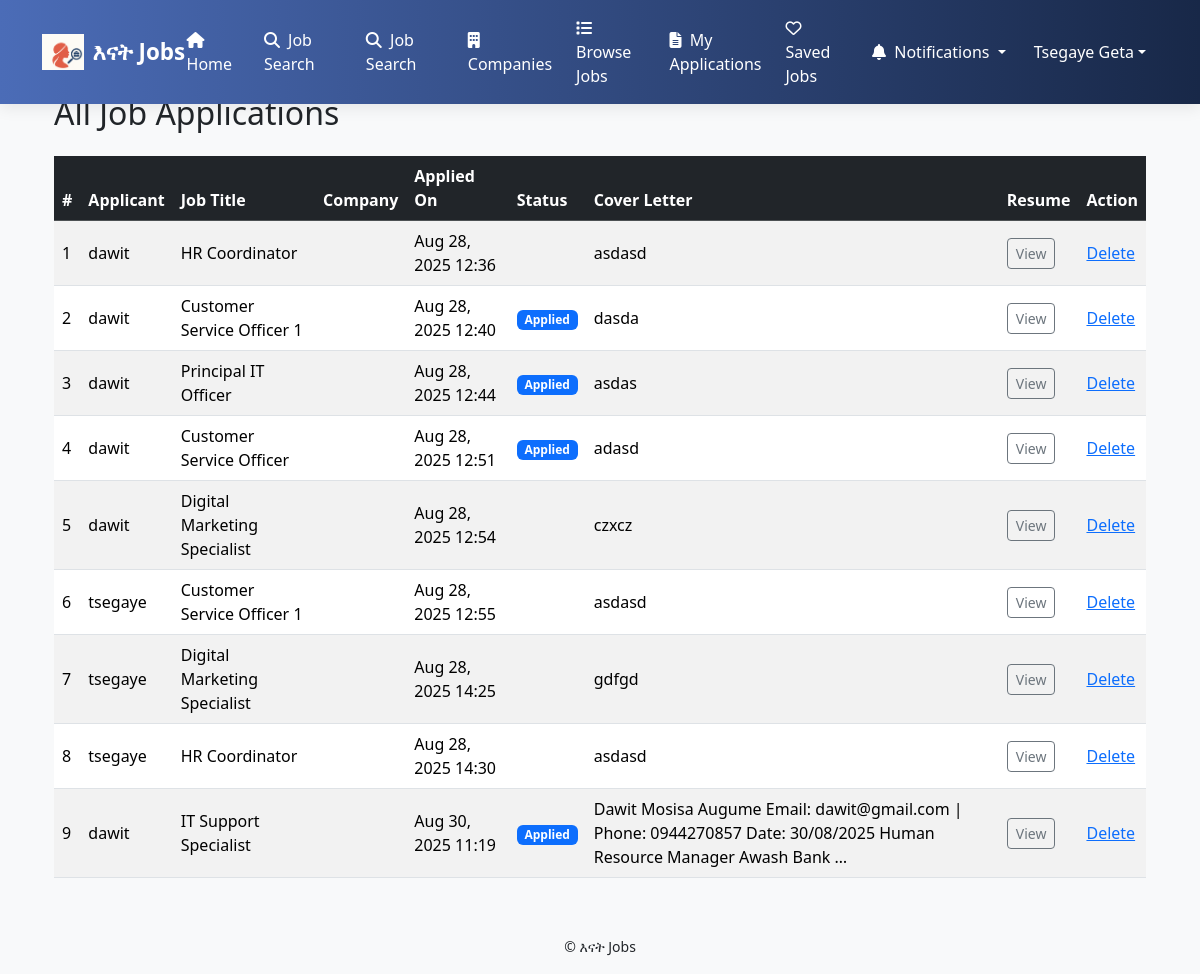
Page /job_applied_show_admin/ (signed in) on the earlier database version.
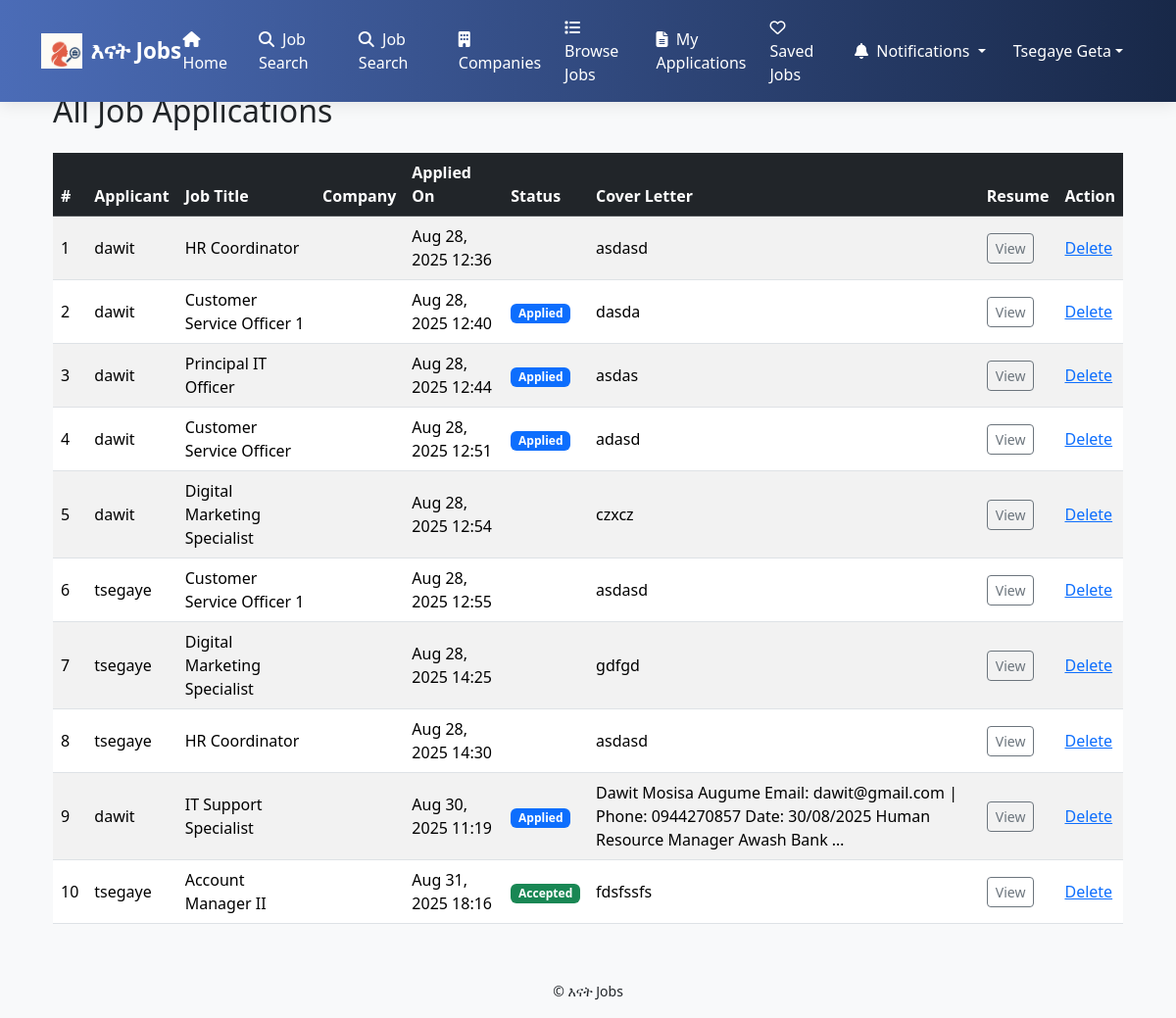
Same page on the later database version.
### job/models.py (models this page shows, shortened)
class JobApplication(models.Model):
    job = models.ForeignKey(Job, on_delete=models.CASCADE)
    applicant = models.ForeignKey(User, on_delete=models.CASCADE)
    applied_on = models.DateTimeField(auto_now_add=True)
    resume = models.FileField(upload_to='resumes/', blank=True, null=True)
    status = models.CharField(max_length=20, choices=[
        ('applied','Applied'),
        ('reviewed','Reviewed'),
        ('rejected','Rejected'),
        ('accepted','Accepted')
    ], default='applied')
    cover_letter = models.TextField(blank=True, null=True)
    class Meta:
        unique_together = ('job', 'applicant')

class User(AbstractUser):
    is_employer = models.BooleanField(default=False)
    is_job_seeker = models.BooleanField(default=False)
    phone_number = models.CharField(max_length=15, blank=True, null=True)
    groups = models.ManyToManyField(
        'auth.Group',
        related_name='job_user_groups',  # Add this
        blank=True,
        help_text='The groups this user belongs to.',
        verbose_name='groups'
    )
    user_permissions = models.ManyToManyField(
        'auth.Permission',
        related_name='job_user_permissions',  # Add this
        blank=True,
        help_text='Specific permissions for this user.',
        verbose_name='user permissions'
    )

class Job(models.Model):
    employer = models.ForeignKey(EmployerProfile, on_delete=models.CASCADE)
    title = models.CharField(max_length=255)
    description = models.TextField()
    category = models.ForeignKey(JobCategory, on_delete=models.SET_NULL, null=True)
    required_skills = models.ManyToManyField("Skill", blank=True)
    location = models.CharField(max_length=255)
    job_type = models.CharField(max_length=50, choices=[('full-time','Full-time'),('part-time','Part-time'),('internship','Internship')])
    salary_range = models.CharField(max_length=50, blank=True)
    posted_on = models.DateTimeField(auto_now_add=True)
    deadline = models.DateField()
    is_active = models.BooleanField(default=True)  # 👈 new field

### job/views.py (the view)
# urls.py: path('job_applied_show_admin/',views.job_applied_show_admin, name='job_applied_show_admin'),
def job_applied_show_admin(request):
    applications = JobApplication.objects.all().select_related('job', 'applicant')
    context = {
        'applications': applications
    }
    return render(request, 'job/job_applied_show_admin.html', context)

### job/context_processors.py (called while the page is built)
def notifications(request):
    if request.user.is_authenticated:
        all_notifications = request.user.notifications_received.order_by('-created_at')
        return {
            'notifications': all_notifications
        }
    return {}

def notification_count(request):
    if request.user.is_authenticated:
        count = Notification.objects.filter(recipient=request.user, is_read=False).count()
        return {'notifications_unread_count': count}
    return {'notifications_unread_count': 0}

### job/templates/job/job_applied_show_admin.html (shortened to what this page needs)
{% extends 'seeker_base.html' %}
{% block content %}
<div class="container mt-4">
    <h2 class="mb-4">All Job Applications</h2>
    {% if applications %}
    <div class="table-responsive">
        <table class="table table-striped table-hover align-middle">
            <thead class="table-dark">
                <tr>
                    <th>#</th>
                    <th>Applicant</th>
                    <th>Job Title</th>
                    <th>Company</th>
                    <th>Applied On</th>
                    <th>Status</th>
                    <th>Cover Letter</th>
                    <th>Resume</th>
                    <th>Action</th>
                </tr>
            </thead>
            <tbody>
                {% for app in applications %}
                <tr>
                    <td>{{ forloop.counter }}</td>
                    <td>{{ app.applicant.username }}</td>
                    <td>{{ app.job.title }}</td>
                    <td>{{ app.job.employer.company_name }}</td>
                    <td>{{ app.applied_on|date:"M d, Y H:i" }}</td>
                    <td>
                        {% if app.status == 'applied' %}
                            <span class="badge bg-primary">Applied</span>
                        {% elif app.status == 'reviewed' %}
                            <span class="badge bg-info text-dark">Reviewed</span>
                        {% elif app.status == 'rejected' %}
                            <span class="badge bg-danger">Rejected</span>
                        {% elif app.status == 'accepted' %}
                            <span class="badge bg-success">Accepted</span>
                        {% endif %}
                    </td>
                    <td>
                        {% if app.cover_letter %}
                            {{ app.cover_letter|truncatewords:15 }}
                        {% else %}
                            <span class="text-muted">N/A</span>
                        {% endif %}
                    </td>
                    <td>
                        {% if app.resume %}
                            <a href="{{ app.resume.url }}" target="_blank" class="btn btn-sm btn-outline-secondary">View</a>
                        {% else %}
                            <span class="text-muted">N/A</span>
                        {% endif %}
                    </td>
                    <td> <a href="{% url 'delete_job_applications' app.id %}">Delete</a> </td>
                </tr>
                {% endfor %}
            </tbody>
        </table>
    </div>
    {% else %}
        <div class="alert alert-warning">
            No job applications found.
        </div>
    {% endif %}
</div>
{% endblock %}

Differences in the rows shown:
added JobApplication: applicant.username "tsegaye", job "Account Manager II", applied_on "Aug 31, 2025 18:16", status "Accepted", cover_letter "fdsfssfs"
